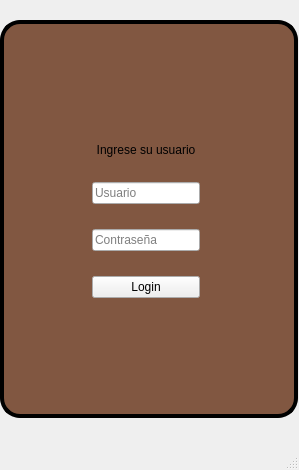
<?xml version="1.0" encoding="UTF-8"?>
<ui version="4.0">
 <class>MainWindow</class>
 <widget class="QMainWindow" name="MainWindow">
  <property name="geometry">
   <rect>
    <x>0</x>
    <y>0</y>
    <width>299</width>
    <height>470</height>
   </rect>
  </property>
  <property name="maximumSize">
   <size>
    <width>300</width>
    <height>470</height>
   </size>
  </property>
  <property name="windowTitle">
   <string>MainWindow</string>
  </property>
  <widget class="QWidget" name="centralwidget">
   <property name="maximumSize">
    <size>
     <width>330</width>
     <height>480</height>
    </size>
   </property>
   <widget class="QLabel" name="label_2">
    <property name="geometry">
     <rect>
      <x>0</x>
      <y>20</y>
      <width>298</width>
      <height>398</height>
     </rect>
    </property>
    <property name="styleSheet">
     <string notr="true">background-color:rgba(126, 84, 61, 250);
border-radius: 20px;
border: 4px solid #000000;
</string>
    </property>
    <property name="text">
     <string/>
    </property>
   </widget>
   <widget class="QFrame" name="frame">
    <property name="geometry">
     <rect>
      <x>-20</x>
      <y>10</y>
      <width>311</width>
      <height>401</height>
     </rect>
    </property>
    <property name="maximumSize">
     <size>
      <width>312</width>
      <height>402</height>
     </size>
    </property>
    <property name="styleSheet">
     <string notr="true">QFrame {
    background-color: rgba(255, 255, 255, 0);
}</string>
    </property>
    <property name="frameShape">
     <enum>QFrame::Shape::StyledPanel</enum>
    </property>
    <property name="frameShadow">
     <enum>QFrame::Shadow::Raised</enum>
    </property>
    <widget class="QWidget" name="gridLayoutWidget">
     <property name="geometry">
      <rect>
       <x>20</x>
       <y>10</y>
       <width>291</width>
       <height>395</height>
      </rect>
     </property>
     <layout class="QGridLayout" name="gridLayout">
      <item row="0" column="0">
       <spacer name="verticalSpacer_2">
        <property name="orientation">
         <enum>Qt::Orientation::Vertical</enum>
        </property>
        <property name="sizeHint" stdset="0">
         <size>
          <width>20</width>
          <height>60</height>
         </size>
        </property>
       </spacer>
      </item>
      <item row="2" column="2">
       <spacer name="verticalSpacer">
        <property name="orientation">
         <enum>Qt::Orientation::Vertical</enum>
        </property>
        <property name="sizeHint" stdset="0">
         <size>
          <width>20</width>
          <height>40</height>
         </size>
        </property>
       </spacer>
      </item>
      <item row="2" column="0">
       <spacer name="horizontalSpacer_2">
        <property name="orientation">
         <enum>Qt::Orientation::Horizontal</enum>
        </property>
        <property name="sizeHint" stdset="0">
         <size>
          <width>40</width>
          <height>20</height>
         </size>
        </property>
       </spacer>
      </item>
      <item row="0" column="2">
       <spacer name="horizontalSpacer">
        <property name="orientation">
         <enum>Qt::Orientation::Horizontal</enum>
        </property>
        <property name="sizeHint" stdset="0">
         <size>
          <width>40</width>
          <height>20</height>
         </size>
        </property>
       </spacer>
      </item>
      <item row="1" column="1">
       <layout class="QVBoxLayout" name="verticalLayout" stretch="0,0,0,0">
        <property name="spacing">
         <number>25</number>
        </property>
        <property name="leftMargin">
         <number>0</number>
        </property>
        <item>
         <widget class="QLabel" name="label">
          <property name="enabled">
           <bool>true</bool>
          </property>
          <property name="text">
           <string>Ingrese su usuario</string>
          </property>
          <property name="alignment">
           <set>Qt::AlignmentFlag::AlignCenter</set>
          </property>
         </widget>
        </item>
        <item>
         <widget class="QLineEdit" name="lineEdit_2">
          <property name="sizePolicy">
           <sizepolicy hsizetype="Fixed" vsizetype="Fixed">
            <horstretch>0</horstretch>
            <verstretch>0</verstretch>
           </sizepolicy>
          </property>
          <property name="text">
           <string/>
          </property>
          <property name="maxLength">
           <number>10</number>
          </property>
          <property name="alignment">
           <set>Qt::AlignmentFlag::AlignLeading|Qt::AlignmentFlag::AlignLeft|Qt::AlignmentFlag::AlignVCenter</set>
          </property>
          <property name="placeholderText">
           <string>Usuario</string>
          </property>
         </widget>
        </item>
        <item>
         <widget class="QLineEdit" name="lineEdit">
          <property name="echoMode">
           <enum>QLineEdit::EchoMode::Password</enum>
          </property>
          <property name="alignment">
           <set>Qt::AlignmentFlag::AlignLeading|Qt::AlignmentFlag::AlignLeft|Qt::AlignmentFlag::AlignVCenter</set>
          </property>
          <property name="readOnly">
           <bool>false</bool>
          </property>
          <property name="placeholderText">
           <string>Contraseña</string>
          </property>
         </widget>
        </item>
        <item>
         <widget class="QPushButton" name="Boton1">
          <property name="text">
           <string>Login</string>
          </property>
         </widget>
        </item>
       </layout>
      </item>
      <item row="0" column="1">
       <widget class="QLabel" name="Login_foto">
        <property name="enabled">
         <bool>true</bool>
        </property>
        <property name="sizePolicy">
         <sizepolicy hsizetype="Preferred" vsizetype="Preferred">
          <horstretch>0</horstretch>
          <verstretch>0</verstretch>
         </sizepolicy>
        </property>
        <property name="maximumSize">
         <size>
          <width>118</width>
          <height>110</height>
         </size>
        </property>
        <property name="baseSize">
         <size>
          <width>0</width>
          <height>0</height>
         </size>
        </property>
        <property name="frameShadow">
         <enum>QFrame::Shadow::Plain</enum>
        </property>
        <property name="text">
         <string/>
        </property>
        <property name="pixmap">
         <pixmap resource="Fotos.qrc">:/FotosPng/—Pngtree—coffee_3626459.png</pixmap>
        </property>
        <property name="scaledContents">
         <bool>true</bool>
        </property>
        <property name="alignment">
         <set>Qt::AlignmentFlag::AlignCenter</set>
        </property>
       </widget>
      </item>
     </layout>
    </widget>
   </widget>
  </widget>
  <widget class="QMenuBar" name="menubar">
   <property name="geometry">
    <rect>
     <x>0</x>
     <y>0</y>
     <width>299</width>
     <height>33</height>
    </rect>
   </property>
  </widget>
  <widget class="QStatusBar" name="statusbar"/>
 </widget>
 <resources>
  <include location="Fotos.qrc"/>
 </resources>
 <connections/>
</ui>
